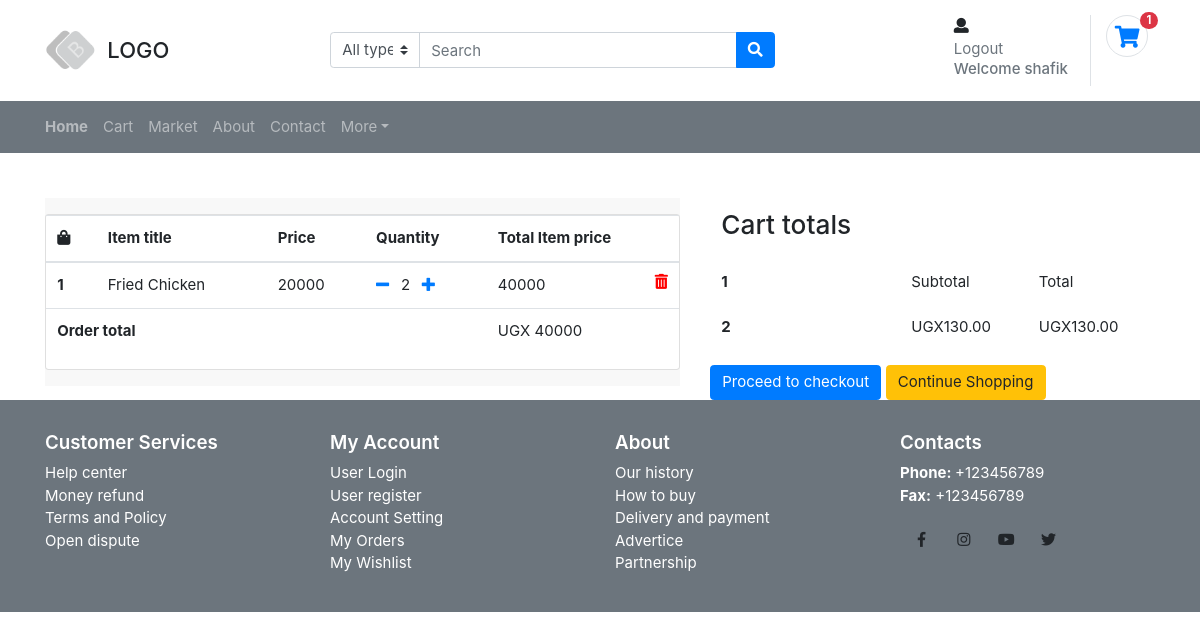
The page /cart/ (signed in) on the database as committed earlier.
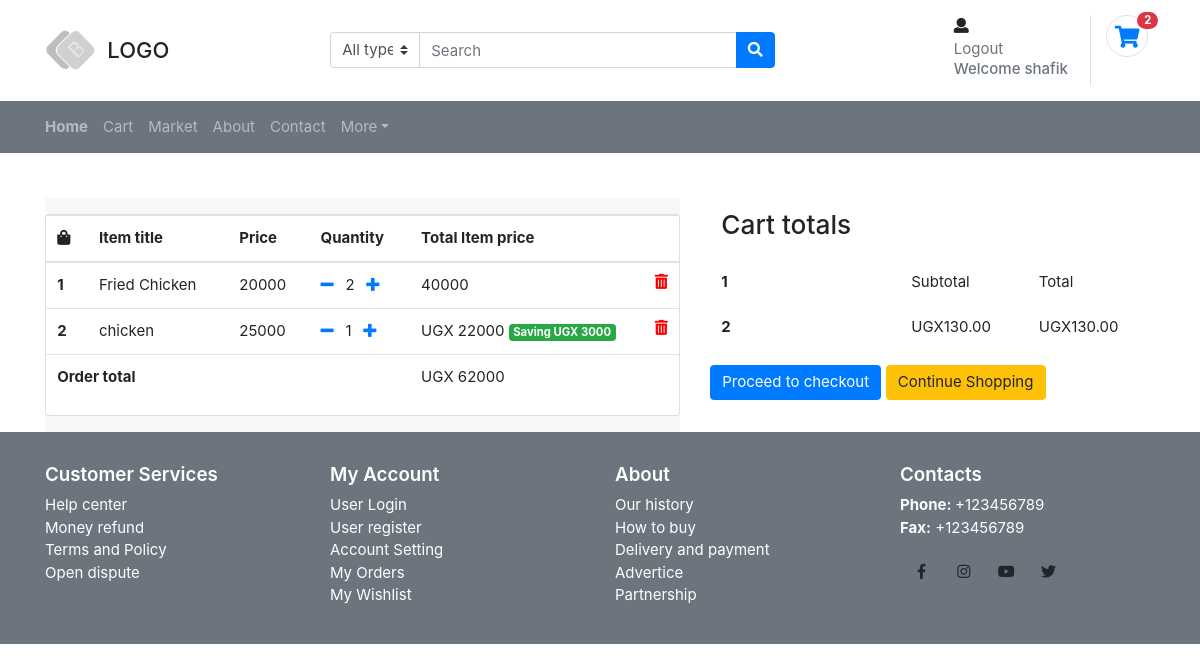
The same page on the database as committed later.
### shop/models.py (models this page shows, shortened)
class Order(models.Model):
    user = models.ForeignKey(settings.AUTH_USER_MODEL,
                             on_delete=models.CASCADE)
    items = models.ManyToManyField(OrderItem )
    start_date = models.DateTimeField(auto_now_add=True)
    ordered_date = models.DateTimeField()
    ordered = models.BooleanField(default=False)
    def get_total(self):
        total = 0
        for order_item in self.items.all():
            total += order_item.get_final_price()
        return total

class OrderItem(models.Model):
    user = models.ForeignKey(settings.AUTH_USER_MODEL,
                             on_delete=models.CASCADE)
    ordered = models.BooleanField(default=False)
    item = models.ForeignKey(Item, on_delete=models.CASCADE)
    quantity = models.IntegerField(default=1)
    def get_total_item_price(self):
        return self.quantity * self.item.price
    def get_total_discount_item_price(self):
        return self.quantity * self.item.discount_price
    def get_amount_saved(self):
        return self.get_total_item_price() - self.get_total_discount_item_price()
    def get_final_price(self):
        if self.item.discount_price:
            return self.get_total_discount_item_price()
        return self.get_total_item_price()

class Item(models.Model):
    title = models.CharField(max_length=100)
    price = models.IntegerField()
    discount_price = models.IntegerField(blank=True, null=True)
    category = models.CharField(choices=CATEGORY_CHOICES, max_length=10)
    slug = models.SlugField(blank=True, null=True)
    description = models.TextField()
    image = models.FileField()
    def get_remove_from_cart_url(self):
        return reverse("shop:remove_from_cart", args=[str(self.pk)])

### shop/views.py (the view)
# urls.py: path('cart/', views.OrderSummaryView.as_view(), name='cart'),
class OrderSummaryView(LoginRequiredMixin, View):
    def get(self, *args, **kwargs):
        try:
            order = Order.objects.get(user=self.request.user, ordered=False)
            context = {
                'object': order
            }
            return render(self.request, 'cart.html', context)
        except ObjectDoesNotExist:
            messages.warning(self.request, "You do not have an active order")
            return redirect("/")

### shop/templatetags/cart_template_tags.py (called while the page is built)
@register.filter
def cart_item_count(user):
    if user.is_authenticated:
        qs = Order.objects.filter(user=user, ordered=False)
        if qs.exists():
            return qs[0].items.count()
    return 0

### shop/templates/shop/cart.html (shortened to what this page needs)
{% extends "base.html" %}
{% block extra_head %}
<link rel="stylesheet" href="https://stackpath.bootstrapcdn.com/bootstrap/4.3.1/css/bootstrap.min.css">
{% endblock %}
{% block content %}
<div class="container">
	<div class="row">
		<div class="col">
			<section class="section-links bg padding-y-sm ml-auto">
<div class="card">
	<div class="table-responsive">
		<table class="table table-hover">
				<thead>
				<tr>
					<th scope="col"><i class="fas fa-shopping-bag"></i></th>
					<th scope="col">Item title</th>
					<th scope="col">Price</th>
					<th scope="col">Quantity</th>
					<th scope="col">Total Item price</th>
				</tr>
				</thead>
				<tbody>
					{% for order_item in object.items.all %}
				<tr>
					<th scope="row">{{ forloop.counter }}</th>
					<td>{{ order_item.item.title }}</td>
					<td>{{ order_item.item.price }}</td>
					<td><a href="{{ order_item.item.get_remove_from_cart_url }}"><i class="fas fa-minus mr-2"></i></a>
						{{ order_item.quantity }}
						<a href="{% url 'shop:add_to_cart' order_item.item.id %}"><i class="fas fa-plus ml-2"></i></td></a>
					<td>
						{% if order_item.item.discount_price %}
							UGX {{ order_item.get_total_discount_item_price }}
							<span class="badge badge-success">Saving UGX {{ order_item.get_amount_saved }}</span>
						{% else %}
							{{ order_item.get_total_item_price }}
						{% endif %}
						<a style="color: red;" href="{{ order_item.item.get_remove_from_cart_url }}">
							<i class="fas fa-trash-alt float-right"></i>
						</a>
					</td>
				</tr>
				{% empty %}
				<tr>
					<td>Your cart is empty</td>
				</tr>
				{% endfor %}
				<tr>
					<td colspan="4"><b>Order total</b></td>
					<td>UGX {{ object.get_total }}</td>
				</tr>
				</tbody>
			</table>
	</div>
</div>
</div>
      <div class="col-md-5 ml-auto">
                                        <div class="cart-page-total">
                                            <table class="table table-borderless">
											  <thead>
											    <tr>
											      <th><h3>Cart totals</h3></th>
											    </tr>
											  </thead>
											  <tbody>
											    <tr>
											      <th scope="row">1</th>
											      <td>Subtotal</td>
											      <td>Total</td>
											    </tr>
											    <tr>
											      <th scope="row">2</th>
											      <td>UGX130.00</td>
											      <td>UGX130.00</td>
											    </tr>
											  </tbody>
											</table>
                                            <a href="{% url 'shop:checkout' %}" class="btn btn-primary">Proceed to checkout</a>
                                            <a href="/" class="btn btn-warning">Continue Shopping</a>
                                        </div>
                                    </div>
		</div>
	</div>
{% endblock content %}

### shop/templates/shop/base.html (shortened to what this page needs)
{% load static %}
{% load cart_template_tags %}
<!DOCTYPE HTML>
<html class="no-js" lang="zxx">
<head>
        <link rel="stylesheet" href="https://stackpath.bootstrapcdn.com/bootstrap/4.3.1/css/bootstrap.min.css">
        <link href="{% static 'shop/css/bootstrap.css' %}" rel="stylesheet" type="text/css"/>
        <link href="{% static 'shop/fonts/fontawesome/css/fontawesome-all.min.css' %}" type="text/css" rel="stylesheet">
        <link href="{% static 'shop/plugins/fancybox/fancybox.min.css' %}" type="text/css" rel="stylesheet">
        <link href="{% static 'shop/plugins/owlcarousel/assets/owl.carousel.min.css' %}" rel="stylesheet">
        <link href="{% static 'shop/plugins/owlcarousel/assets/owl.theme.default.css' %}" rel="stylesheet">
        <link href="{% static 'shop/plugins/slickslider/slick.css' %}" rel="stylesheet" type="text/css" />
        <link href="{% static 'shop/plugins/slickslider/slick-theme.css' %}" rel="stylesheet" type="text/css" />
        <link href="{% static 'shop/css/ui.css' %}" rel="stylesheet" type="text/css"/>
        <link href="{% static 'shop/css/responsive.css' %}" rel="stylesheet" media="only screen and (max-width: 1200px)" />
{% block extra_head %}
        {% endblock %}
</head>
<body>
<header class="section-header">
<section class="header-main">
        <div class="container">
<div class="row align-items-center">
        <div class="col-md-3 col-sm-5 col-4">
                <div class="brand-wrap">
                        <img class="logo" src="images/logo-dark.png">
                        <h2 class="logo-text">LOGO</h2>
                </div>
        </div>
        <div class="col-md-5 col-sm-12 order-3 order-lg-2">
                <form action="#">
                        <div class="input-group w-100">
                                <select class="custom-select"  name="category_name">
                                                <option value="">All type</option><option value="codex">Special</option>
                                </select>
                            <input type="text" class="form-control" style="width:60%;" placeholder="Search">
                            <div class="input-group-append">
                              <button class="btn btn-primary" type="submit">
                                <i class="fa fa-search"></i>
                              </button>
                            </div>
                    </div>
                </form>
        </div>
        <div class="col-md-4 col-sm-7 col-8  order-2  order-lg-3">
                <div class="d-flex justify-content-end">
                        <div class="widget-header">
                            {% if user.is_authenticated %}
                            <div>
                                <span><i class="fas fa-user"></i></span>
                                <span><a href="{% url 'account_logout' %}" class="title text-muted">Logout</a></span>
                                <h6 class="title text-muted">Welcome {{user.username}}</h6>
                        </div>
                            {% else %}
                            <small class="title text-muted">Login</small>
                                <div> <span><i class="fas fa-user"></i></span><a href="{% url 'account_login' %}">Sign in</a> <span class="dark-transp"> | </span>
                                <a href="{% url 'account_signup' %}"> Register</a></div>
                            {% endif %}
                        </div>
                        <a href="{% url 'shop:order-summary' %}" class="widget-header border-left pl-3 ml-3">
                                <div class="icontext">
                                        <div class="icon-wrap icon-sm round border"><i class="fa fa-shopping-cart"></i></div>
                                </div>
                                <span class="badge badge-pill badge-danger notify">{{ request.user|cart_item_count}}</span>
                        </a>
                </div>
        </div>
</div>
        </div>
</section>
<nav class="navbar sticky navbar-expand-lg navbar-dark bg-secondary">
  <div class="container">
    <div class="collapse navbar-collapse" id="main_nav">
      <ul class="navbar-nav">
        <li class="nav-item">
          <a class="nav-link pl-0" href="/"> <strong>Home</strong></a>
        </li>
        <li class="nav-item">
          <a class="nav-link" href="/cart/">Cart</a>
        </li>
        <li class="nav-item">
          <a class="nav-link" href="/mymarket/">Market</a>
        </li>
        <li class="nav-item">
          <a class="nav-link" href="#">About</a>
        </li>
        <li class="nav-item">
          <a class="nav-link" href="#">Contact</a>
        </li>
        <li class="nav-item dropdown">
          <a class="nav-link dropdown-toggle" href="http://example.com" id="dropdown07" data-toggle="dropdown" aria-haspopup="true" aria-expanded="false">More</a>
        </li>
      </ul>
    </div>
  </div>
</nav>
</header>
<div class="mt-4 pt-4">
    </div>
{% block content %}
    {% endblock content %}
<footer class="section-footer bg-secondary">
        <div class="container">
                <section class="footer-top padding-top">
                        <div class="row">
                                <aside class="col-sm-3 col-md-3 white">
                                        <h5 class="title">Customer Services</h5>
                                        <ul class="list-unstyled">
                                                <li> <a href="#">Help center</a></li>
                                                <li> <a href="#">Money refund</a></li>
                                                <li> <a href="#">Terms and Policy</a></li>
                                                <li> <a href="#">Open dispute</a></li>
                                        </ul>
                                </aside>
                                <aside class="col-sm-3  col-md-3 white">
                                        <h5 class="title">My Account</h5>
                                        <ul class="list-unstyled">
                                                <li> <a href="#"> User Login </a></li>
                                                <li> <a href="#"> User register </a></li>
                                                <li> <a href="#"> Account Setting </a></li>
                                                <li> <a href="#"> My Orders </a></li>
                                                <li> <a href="#"> My Wishlist </a></li>
                                        </ul>
                                </aside>
                                <aside class="col-sm-3  col-md-3 white">
                                        <h5 class="title">About</h5>
                                        <ul class="list-unstyled">
                                                <li> <a href="#"> Our history </a></li>
                                                <li> <a href="#"> How to buy </a></li>
                                                <li> <a href="#"> Delivery and payment </a></li>
                                                <li> <a href="#"> Advertice </a></li>
                                                <li> <a href="#"> Partnership </a></li>
                                        </ul>
                                </aside>
                                <aside class="col-sm-3">
                                        <article class="white">
                                                <h5 class="title">Contacts</h5>
                                                <p>
                                                        <strong>Phone: </strong> +123456789 <br>
                                                    <strong>Fax:</strong> +123456789
                                                </p>
                                                 <div class="btn-group white">
                                                    <a class="btn btn-facebook" title="Facebook" target="_blank" href="#"><i class="fab fa-facebook-f  fa-fw"></i></a>
                                                    <a class="btn btn-instagram" title="Instagram" target="_blank" href="#"><i class="fab fa-instagram  fa-fw"></i></a>
                                                    <a class="btn btn-youtube" title="Youtube" target="_blank" href="#"><i class="fab fa-youtube  fa-fw"></i></a>
                                                    <a class="btn btn-twitter" title="Twitter" target="_blank" href="#"><i class="fab fa-twitter  fa-fw"></i></a>
                                                </div>
                                        </article>
                                </aside>
                        </div>
                        <br>
                </section>
        </div>
</footer>
</body>
</html>

### shop/static/shop/css/ui.css (style rules this page uses)
html { font-size: 15px; }
.icon-wrap { text-align: center; }
.icon-xs, .icon-sm, .icon-md, .icon-lg { display: inline-block; text-align: center; }
.icon-sm { width: 42px; height: 42px; line-height: 42px; font-size: 22px; }
.border { border: 1px solid #dee2e6; }
.round { border-radius: 200px; }
.padding-top { padding-top: 32px; }
.padding-y-sm { padding-top: 16px; padding-bottom: 16px; }
article:after, .form-group:after { display: block; clear: both; content: ""; }
.bg { background-color: #f8f8f8 !important; }
.white { color: #fff; }
.header-main { padding-top: 1rem; padding-bottom: 1rem; }
.brand-wrap .logo, .navbar-brand .logo { margin-right: 7px; max-height: 42px; display: inline-block; }
.brand-wrap .logo-text, .navbar-brand .logo-text { margin: 0; display: inline-block; font-size: 22px; vertical-align: middle; }
.header-main { position: relative; }
.widget-header { margin-left: 7px; margin-right: 7px; display: inline-block; position: relative; }
.widget-header .title { display: block; }
.widget-header .notify { position: absolute; top: -3px; right: -10px; }
.section-footer ul a { color: inherit; }
.footer-top .title { font-weight: 600; }
.btn-facebook { background-color: #405D9D; color: #fff; }
.btn-instagram { background-color: #E52D27; color: #fff; }
.btn-youtube { background-color: #C8046C; color: #fff; }
.btn-twitter { background-color: #42AEEC; color: #fff; }
[class*="list-"] li:after { visibility: hidden; display: block; content: ""; overflow: hidden; height: 0; clear: both; }
.icontext { display: -webkit-inline-box; display: -ms-inline-flexbox; display: inline-flex; -webkit-box-align: center; -ms-flex-align: center; align-items: center; }
.icontext .icon-wrap { position: relative; }
.notify { position: absolute; top: -4px; right: -10px; display: inline-block; padding: .25em .6em; font-size: 75%; line-height: 1; text-align: center; border-radius: 3rem; color: #fff; background-color: #dc3545; }

Rows that differ between the two databases and show on the page:
added OrderItem: item "chicken", item.price "25000", quantity "1", get_total_discount_item_price "22000", get_amount_saved "3000"
computed for Order: get_total "40000" → "62000"
Other text that changed with them:
{{ request.user|cart_item_count }}: "1" → "2"
